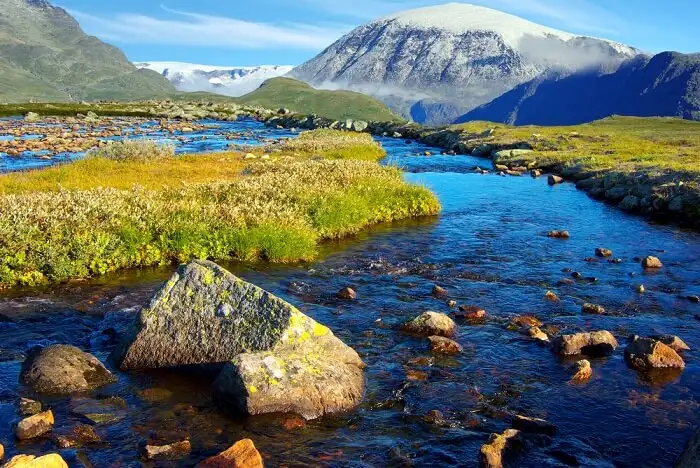
#> input picture python/opencvprogs/assigns/final/ref.jpg, 700 x 468 px
$ python gamma.py
#> lines starting #> are read from the running program, lines starting #| are printed output that depends on the picture
import cv2
import numpy as np
import matplotlib.pyplot as plt
image = cv2.imread("ref.jpg",cv2.IMREAD_GRAYSCALE)
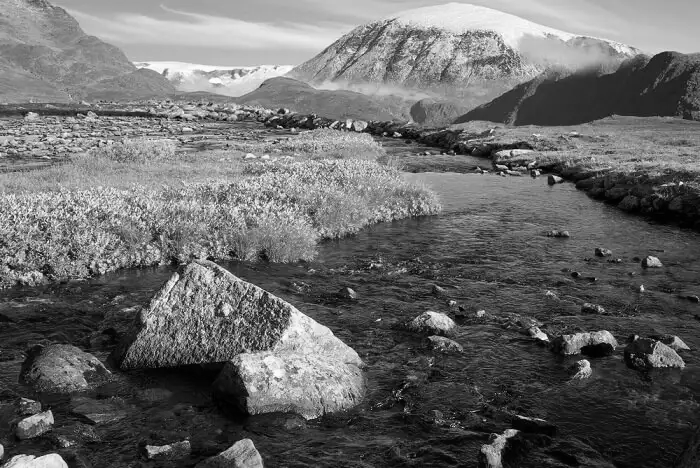
#> image: shape (468, 700); min 0, max 255, mean 104.7
c = 1
gamma = 1.8
output = c * np.power(image.astype(float)/255.0,gamma)
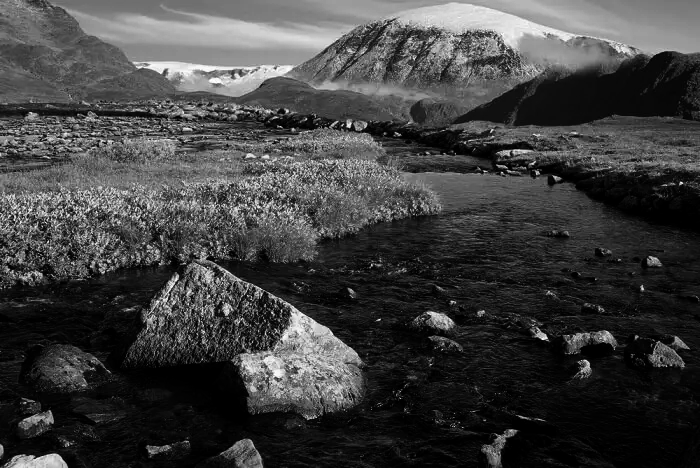
#> output: shape (468, 700) float64; min 0, max 1, mean 0.253

fig,axs = plt.subplots(1,2,figsize=(30,30))
axs[0].imshow(image,cmap="gray");
axs[0].set_title("Original Image");
axs[1].imshow(output,cmap="gray");
axs[1].set_title(f"gamma={gamma}");

plt.show()
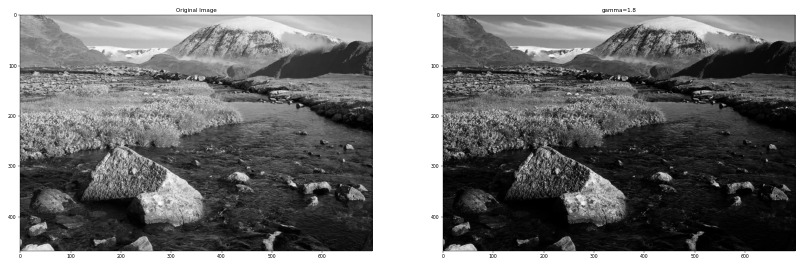
#> figure drawn by matplotlib, 2 panels
cv2.waitKey(0)
cv2.destroyAllWindows()

$ run again, with python/opencvprogs/assigns/final/sun.jpg copied over python/opencvprogs/assigns/final/ref.jpg
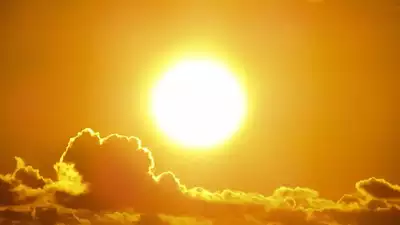
#> input picture python/opencvprogs/assigns/final/sun.jpg, 400 x 225 px
#> `output = c * np.power(image.astype(float)/255.0,gamma)`:
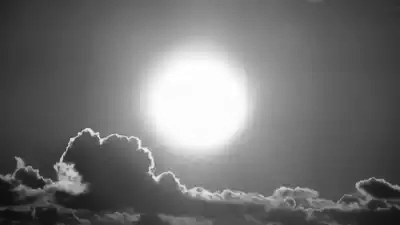
#> output: shape (225, 400) float64; min 0.0572, max 1, mean 0.445
#> `plt.show()`:
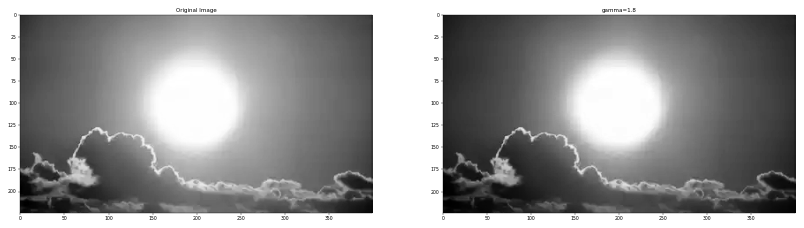
#> figure drawn by matplotlib, 2 panels
